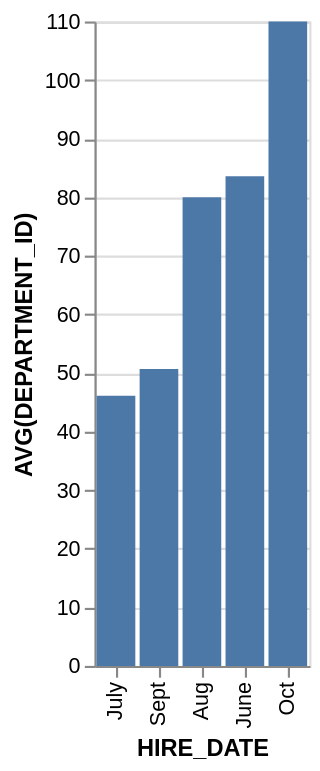

Specify this chart in Vega-Lite:
### Vega-Lite specification from a JSON file in a GitHub repository (floating-point values rounded to 4 significant figures)
{"data": {"values": [{"x_data": "July", "y_data": 46.13}, {"x_data": "Sept", "y_data": 50.69}, {"x_data": "Aug", "y_data": 80}, {"x_data": "June", "y_data": 83.57}, {"x_data": "Oct", "y_data": 110}]}, "mark": "bar", "encoding": {"x": {"field": "x_data", "type": "nominal", "title": "HIRE_DATE", "sort": {"op": "sum", "field": "y_data", "order": "ascending"}}, "y": {"field": "y_data", "type": "quantitative", "title": "AVG(DEPARTMENT_ID)"}}}
